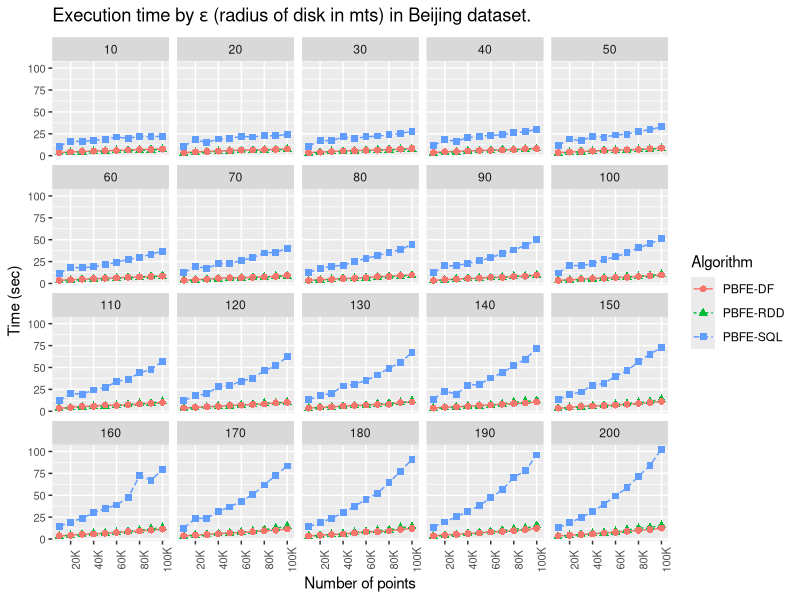

Recreate this plot in R.
library(ggplot2)

data <- read.csv("Beijing_PBFE2vsPBFE3vsPBFE4_N10K-100K_E10-200.csv", header = F)

data <- data[,c(1,2,3,5)]
names(data) = c("Algorithm","Epsilon", "Dataset", "Time")
reorder = paste0(seq(10,100,10),"K")
data$Dataset = factor(data$Dataset, levels = reorder)

title=expression(paste("Execution time by ",epsilon," (radius of disk in mts) in Beijing dataset."))
g = ggplot(data=data, aes(x=factor(Dataset), y=Time, group=Algorithm, colour=Algorithm, shape=Algorithm)) +
  geom_line(aes(linetype=Algorithm)) +
  geom_point(size=2) +
  labs(title=title,y="Time (sec)") + 
  scale_x_discrete("Number of points", breaks=c("20K","40K","60K","80K", "100K")) +
  theme(axis.text.x=element_text(size=8, angle=90),axis.text.y=element_text(size=8)) +
  facet_wrap(~Epsilon)

pdf("Beijing_PBFE2vsPBFE3vsPBFE4_N10K-100K_E10-200.pdf", width = 10.5, height = 7.5)
plot(g)
dev.off()
